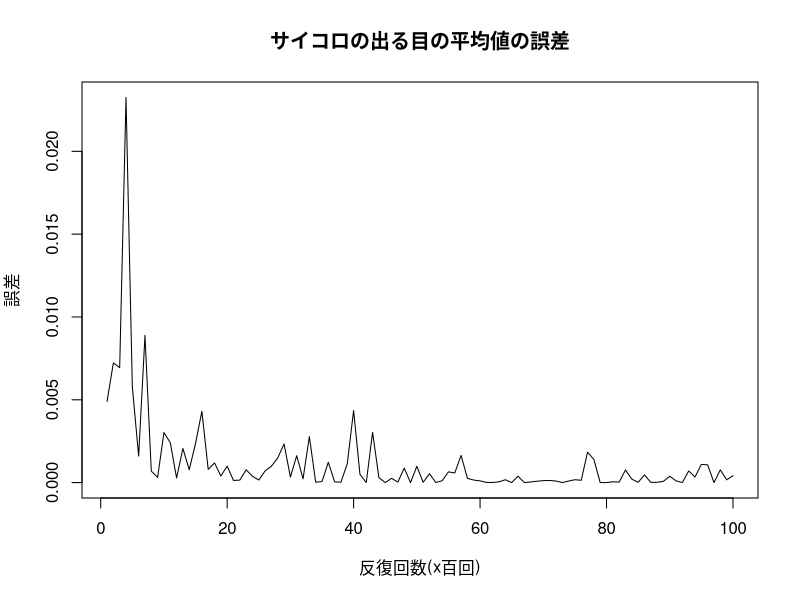

Here is the R script that generated this plot:
# サイコロの面の数
num_faces <- 6

# サイコロの出る目の母平均
population_mean <- 3.5

# 復元抽出の回数
num_trials <- 100

# 平均値の誤差を格納するベクトル
errors <- numeric(num_trials)

# 復元抽出を繰り返し行い,平均値の誤差を計算する
for (i in 1:num_trials) {
  samples <- sample(1:num_faces, i*100, replace = TRUE)
  sample_mean <- mean(samples)
  errors[i] <- (sample_mean - population_mean)^2
}

# グラフを描画する
plot(1:num_trials, errors, type = "l", xlab = "反復回数(x百回)", ylab = "誤差", main = "サイコロの出る目の平均値の誤差")
